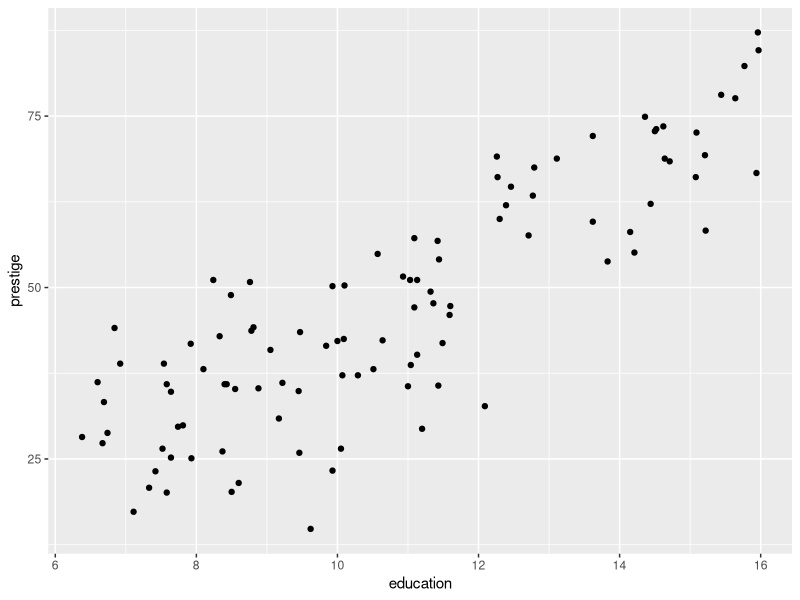

R code for this plot:
## ---- chunk 1
install.packages("car")
## ---- chunk 2
#### First install the car package, this has a bunch of classic datasets used when learning ML.
#install.packages("car")
library(car)
library(ggplot2)
library(readr)
## ---- chunk 3
#### Look at the very elitist prestige package
help("Prestige")
## ---- chunk 4
ggplot(Prestige, aes(x= education, y = prestige)) + geom_point()
## ---- chunk 5
reg1<-lm(prestige ~ education, data = Prestige)
summary(reg1)
## ---- chunk 6
### Look at the example below, we are adding multiple predictors
reg2<-lm(prestige~education+log(income)+women, data=Prestige)
summary(reg2)
## ---- chunk 7
### We can add categorical data.
reg3<-lm(prestige~education+log(income)+type,data=Prestige)
summary(reg3)
## ---- chunk 8
#reorder categorical data to have a "basal" category 
Prestige$type <- with(Prestige, factor(type, levels = c("bc","wc","prof")))
## ---- chunk 9
    ### Edit this line so your notebook renders properly
    knitr::opts_knit$set(root.dir = normalizePath("~/Documents/Github/GENE5130-Notebooks/Data")) 
## ---- chunk 10
data <- read_csv("Cholesterol.csv")
## ---- chunk 11
### Plot the data, 

#ggplot(data, aes(x= rs6669795, y= CHOL)) + geom_point()

model<-lm(CHOL ~ rs12140539, data =data)
summary(model)

